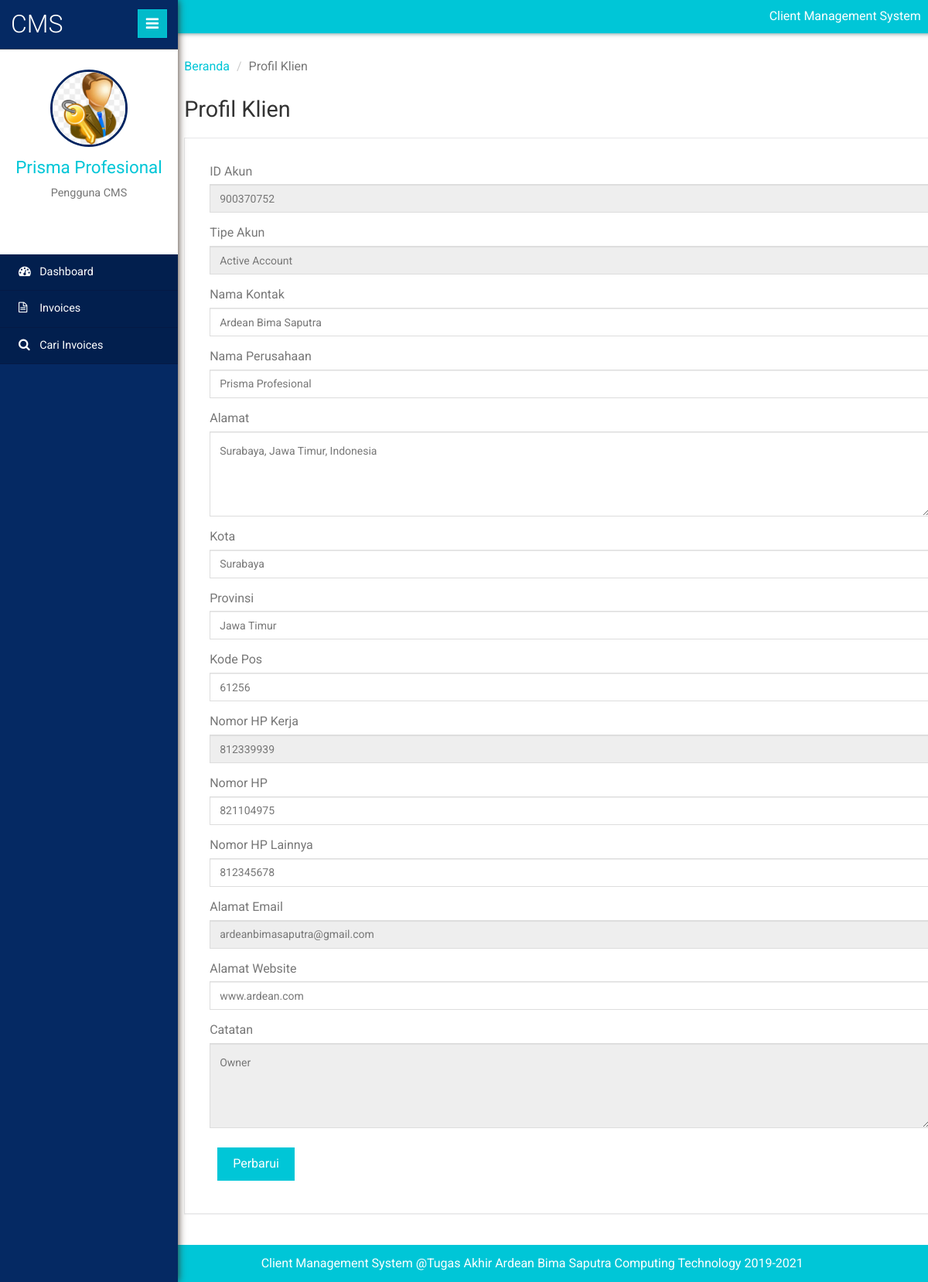
Screenshot of /client/client-profile.php (signed in) with the database file from the repository.
### tables this page shows
CREATE TABLE `tblclient` (
  `ID` int(10) NOT NULL,
  `AccountID` int(10) DEFAULT NULL,
  `AccountType` varchar(50) DEFAULT NULL,
  `ContactName` varchar(120) DEFAULT NULL,
  `CompanyName` varchar(120) DEFAULT NULL,
  `Address` varchar(200) DEFAULT NULL,
  `City` varchar(120) DEFAULT NULL,
  `State` varchar(120) DEFAULT NULL,
  `ZipCode` int(10) DEFAULT NULL,
  `Workphnumber` bigint(12) DEFAULT NULL,
  `Cellphnumber` bigint(12) DEFAULT NULL,
  `Otherphnumber` bigint(12) DEFAULT NULL,
  `Email` varchar(200) DEFAULT NULL,
  `WebsiteAddress` varchar(200) DEFAULT NULL,
  `Notes` mediumtext DEFAULT NULL,
  `Password` varchar(200) NOT NULL,
  `CreationDate` timestamp NULL DEFAULT current_timestamp()
);

### client/client-profile.php (the view, shortened to what this page needs)
<?php
include('includes/dbconnection.php');
if (strlen($_SESSION['clientmsuid']==0)) {
  header('location:logout.php');
  } else{
  ?>
<!DOCTYPE HTML>
<html>
<head>
	<link href="css/bootstrap.min.css" rel='stylesheet' type='text/css' />
	<link href="css/style.css" rel='stylesheet' type='text/css' />
	<link href="css/font-awesome.css" rel="stylesheet">
	<link rel="stylesheet" href="css/icon-font.min.css" type='text/css' />
</head>
<body>
<div class="page-container">
<div class="left-content">
<div class="inner-content">
<?php include_once('includes/header.php');?>
<div class="outter-wp">
<div class="sub-heard-part">
<ol class="breadcrumb m-b-0">
<li><a href="dashboard.php">Beranda</a></li>
<li class="active">Profil Klien</li>
</ol>
</div>
<div class="forms-main">
<h2 class="inner-tittle">Profil Klien </h2>
<div class="graph-form">
<div class="form-body">
<form method="post">
									<?php
$uid=$_SESSION['clientmsuid'];
$sql="SELECT * from  tblclient where ID=:uid";
$query = $dbh -> prepare($sql);
$query->bindParam(':uid',$uid,PDO::PARAM_STR);
$query->execute();
$results=$query->fetchAll(PDO::FETCH_OBJ);
$cnt=1;
if($query->rowCount() > 0)
{
foreach($results as $row)
{               ?>
	<div class="form-group"> <label for="exampleInputEmail1">ID Akun</label> <input type="text" name="" value="<?php  echo $row->AccountID;?>" class="form-control" readonly="true"> </div>
	<div class="form-group"> <label for="exampleInputEmail1">Tipe Akun</label> <input type="text" name="" value="<?php  echo $row->AccountType;?>" class="form-control" readonly="true"> </div>
	<div class="form-group"> <label for="exampleInputEmail1">Nama Kontak</label> <input type="text" name="cname" value="<?php  echo $row->ContactName;?>" class="form-control" required="true"> </div>
	<div class="form-group"> <label for="exampleInputEmail1">Nama Perusahaan</label> <input type="text" name="comname" value="<?php  echo $row->CompanyName;?>" class="form-control" required="true"> </div>
	<div class="form-group"> <label for="exampleInputEmail1">Alamat</label> <textarea type="text" name="address" value="" class="form-control" required='true' rows="4" cols="3"><?php  echo $row->Address;?></textarea> </div>
	<div class="form-group"> <label for="exampleInputEmail1">Kota</label> <input type="text" name="city" value="<?php  echo $row->City;?>" class="form-control" required='true'> </div>
	<div class="form-group"> <label for="exampleInputEmail1">Provinsi</label> <input type="text" name="state" value="<?php  echo $row->State;?>" class="form-control" required='true'> </div>
	<div class="form-group"> <label for="exampleInputEmail1">Kode Pos</label> <input type="text" name="zcode" placeholder="Zip Code" value="<?php  echo $row->ZipCode;?>" class="form-control" required='true'> </div>
	<div class="form-group"> <label for="exampleInputEmail1">Nomor HP Kerja</label><input type="text" name="wphnumber" value="<?php  echo $row->Workphnumber;?>" class="form-control" maxlength='10' readonly='true' pattern="[0-9]+"> </div>
	<div class="form-group"> <label for="exampleInputEmail1">Nomor HP</label><input type="text" name="cellphnumber" value="<?php  echo $row->Cellphnumber;?>" class="form-control" maxlength='10' pattern="[0-9]+"> </div>
	<div class="form-group"> <label for="exampleInputEmail1">Nomor HP Lainnya</label><input type="text" name="ophnumber" value="<?php  echo $row->Otherphnumber;?>" class="form-control" maxlength='10' pattern="[0-9]+"> </div>
	<div class="form-group"> <label for="exampleInputEmail1">Alamat Email</label> <input type="email" name="email" value="<?php  echo $row->Email;?>" class="form-control" required='true' readonly="true"> </div>
	<div class="form-group"> <label for="exampleInputPassword1">Alamat Website</label> <input type="text" name="websiteadd" value="<?php  echo $row->WebsiteAddress;?>" required='true' class="form-control"> </div>
	<div class="form-group"> <label for="exampleInputEmail1">Catatan</label> <textarea type="text" name="notes" value="" class="form-control" required='true' rows="4" cols="3" readonly="true"><?php  echo $row->Notes;?></textarea> </div>
	<?php $cnt=$cnt+1;}} ?>
	 <button type="submit" class="btn btn-default" name="submit" id="submit">Perbarui</button> </form>
</div>
</div>
</div>
</div>
<?php include_once('includes/footer.php');?>
</div>
</div>
<?php include_once('includes/sidebar.php');?>
</div>
</body>
</html>
<?php }  ?>

### client/includes/sidebar.php (shortened to what this page needs)
 <div class="sidebar-menu">
    <header class="logo">
        <a href="#" class="sidebar-icon"> <span class="fa fa-bars"></span> </a> <a href="dashboard.php"> <span id="logo"> <h1>CMS</h1></span>
        </a>
    </header>
    <div class="down">
    <?php
$uid=$_SESSION['clientmsuid'];
$sql="SELECT CompanyName from  tblclient where ID=:uid";
$query = $dbh -> prepare($sql);
$query->bindParam(':uid',$uid,PDO::PARAM_STR);
$query->execute();
$results=$query->fetchAll(PDO::FETCH_OBJ);
$cnt=1;
if($query->rowCount() > 0)
{
foreach($results as $row)
{               ?>
        <a href="dashboard.php"><img src="images/admin10.jpg" height="100" width="100"></a>
        <a href="dashboard.php"><span class=" name-caret"><?php  echo $row->CompanyName;?></span></a>
        <?php $cnt=$cnt+1;}} ?>
        <p>Pengguna CMS</p>
        <ul>
            <li><a class="tooltips" href="client-profile.php"><span>Profil</span><i class="lnr lnr-user"></i></a></li>
            <li><a class="tooltips" href="change-password.php"><span>Pengaturan</span><i class="lnr lnr-cog"></i></a></li>
            <li><a class="tooltips" href="logout.php"><span>Log out</span><i class="lnr lnr-power-switch"></i></a></li>
        </ul>
    </div>
    <div class="menu">
        <ul id="menu" >
            <li><a href="dashboard.php"><i class="fa fa-tachometer"></i> <span>Dashboard</span></a></li>
            <li><a href="invoices.php"><i class="fa fa-file-text-o"></i> <span>Invoices</span></a></li>
            <li><a href="search-invoices.php"><i class="fa fa-search"></i> <span>Cari Invoices</span></a></li>
        </ul>
    </div>
</div>

### rows the page displays
tblclient: AccountID "900370752", AccountType "Active Account", cname "Ardean Bima Saputra", comname "Prisma Profesional", address "Surabaya, Jawa Timur, Indonesia", city "Surabaya", state "Jawa Timur", zcode "61256", wphnumber "812339939", cellphnumber "821104975", ophnumber "812345678", email "ardeanbimasaputra@gmail.com", websiteadd "www.ardean.com", notes "Owner", CompanyName "Prisma Profesional"
